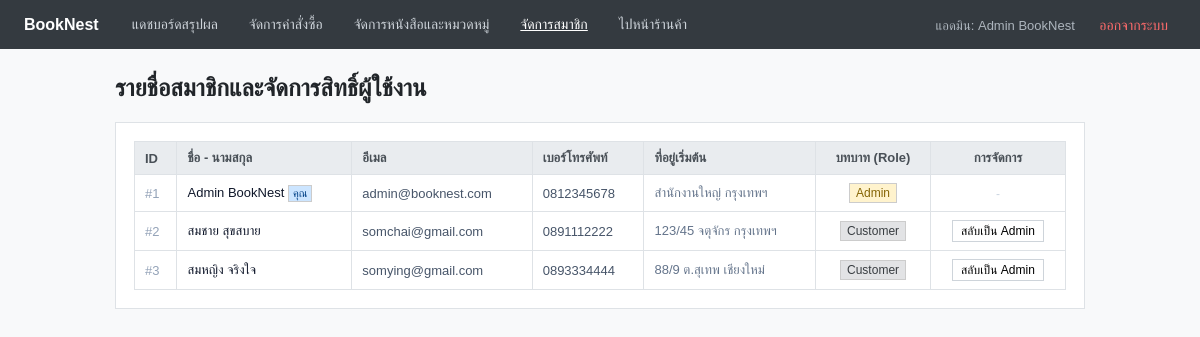
The page /admin/users.php (signed in) on the database its author committed.
### tables this page shows
CREATE TABLE IF NOT EXISTS users (
    user_id INT AUTO_INCREMENT PRIMARY KEY,
    fullname VARCHAR(100) NOT NULL,
    email VARCHAR(100) NOT NULL UNIQUE,
    password VARCHAR(255) NOT NULL,
    phone VARCHAR(20),
    address TEXT,
    role ENUM('customer', 'admin') DEFAULT 'customer',
    created_at TIMESTAMP DEFAULT CURRENT_TIMESTAMP
);

### admin/users.php (the view, shortened to what this page needs)
<?php
require_once __DIR__ . '/../db.php';
$users_res = mysqli_query($conn, "SELECT * FROM users ORDER BY user_id ASC");
?>
<!DOCTYPE html>
<html lang="th">
<head>
    <link rel="stylesheet" href="/assets/css/admin.css">
</head>
<body>
<header class="admin-nav">
    <div class="admin-nav-left">
        <span class="brand-title">BookNest </span>
        <a href="/admin/dashboard.php">แดชบอร์ดสรุปผล</a>
        <a href="/admin/orders.php">จัดการคำสั่งซื้อ</a>
        <a href="/admin/books.php">จัดการหนังสือและหมวดหมู่</a>
        <a href="/admin/users.php" class="active">จัดการสมาชิก</a>
        <a href="/index.php" target="_blank">ไปหน้าร้านค้า</a>
    </div>
    <div>
        <span class="admin-nav-user">แอดมิน: <?= htmlspecialchars($_SESSION['fullname']); ?></span>
        <a href="/logout.php" class="admin-nav-logout">ออกจากระบบ</a>
    </div>
</header>
<main class="admin-container">
    <h2 style="margin-bottom: 20px;">รายชื่อสมาชิกและจัดการสิทธิ์ผู้ใช้งาน</h2>
    <div class="card-panel">
        <table class="admin-table">
            <thead>
                <tr>
                    <th>ID</th>
                    <th>ชื่อ - นามสกุล</th>
                    <th>อีเมล</th>
                    <th>เบอร์โทรศัพท์</th>
                    <th>ที่อยู่เริ่มต้น</th>
                    <th style="text-align: center;">บทบาท (Role)</th>
                    <th style="text-align: center;">การจัดการ</th>
                </tr>
            </thead>
            <tbody>
                <?php while ($u = mysqli_fetch_assoc($users_res)): ?>
                    <tr>
                        <td style="color: #94a3b8;">#<?= $u['user_id']; ?></td>
                        <td style="font-weight: 500; color: #0f172a;">
                            <?= htmlspecialchars($u['fullname']); ?>
                            <?php if ($u['user_id'] == $_SESSION['user_id']): ?>
                                <span class="badge badge-self">คุณ</span>
                            <?php endif; ?>
                        </td>
                        <td style="color: #475569;"><?= htmlspecialchars($u['email']); ?></td>
                        <td style="color: #475569;"><?= htmlspecialchars($u['phone']); ?></td>
                        <td style="color: #64748b; max-width: 250px;"><?= htmlspecialchars($u['address'] ?? '-'); ?></td>
                        <td style="text-align: center;">
                            <?php if ($u['role'] === 'admin'): ?>
                                <span class="badge badge-admin">Admin</span>
                            <?php else: ?>
                                <span class="badge badge-customer">Customer</span>
                            <?php endif; ?>
                        </td>
                        <td style="text-align: center;">
                            <?php if ($u['user_id'] != $_SESSION['user_id']): ?>
                                <form method="POST" style="display: inline-block;">
                                    <button type="submit" class="btn-table-toggle">
                                        สลับเป็น <?= ($u['role'] === 'admin') ? 'Customer' : 'Admin'; ?>
                                    </button>
                                </form>
                            <?php else: ?>
                                <span style="font-size: 12px; color: #cbd5e1;">-</span>
                            <?php endif; ?>
                        </td>
                    </tr>
                <?php endwhile; ?>
            </tbody>
        </table>
    </div>
</main>
</body>
</html>

### assets/css/admin.css (style rules this page uses)
* { box-sizing: border-box; margin: 0; padding: 0; font-family: Arial, Tahoma, sans-serif; }
body { background-color: #f8f9fa; color: #212529; min-height: 100vh; }
.admin-nav { background-color: #343a40; padding: 12px 24px; display: flex; justify-content: space-between; align-items: center; }
.admin-nav-left { display: flex; align-items: center; gap: 15px; }
.admin-nav .brand-title { font-size: 16px; font-weight: bold; color: #ffffff; margin-right: 10px; }
.admin-nav a { color: #ced4da; text-decoration: none; font-size: 14px; padding: 4px 8px; }
.admin-nav a:hover, .admin-nav a.active { color: #ffffff; text-decoration: underline; }
.admin-nav-user { color: #adb5bd; font-size: 13px; margin-right: 12px; }
.admin-nav-logout { color: #ff6b6b !important; }
.admin-container { max-width: 1000px; margin: 25px auto; padding: 0 15px; }
.card-panel { background: #ffffff; border: 1px solid #dee2e6; padding: 18px; margin-bottom: 20px; }
.admin-table { width: 100%; border-collapse: collapse; font-size: 13px; background: #ffffff; }
.admin-table th { background-color: #e9ecef; border: 1px solid #dee2e6; text-align: left; padding: 8px 10px; color: #495057; }
.admin-table td { border: 1px solid #dee2e6; padding: 8px 10px; vertical-align: middle; }
.btn-table-toggle { padding: 3px 8px; font-size: 12px; cursor: pointer; border: 1px solid #ced4da; background: #ffffff; }
.badge { padding: 2px 6px; font-size: 12px; font-weight: normal; border: 1px solid #ccc; display: inline-block; }
.badge-customer { background: #e2e3e5; color: #383d41; }
.badge-admin { background: #fff3cd; color: #856404; }
.badge-self { font-size: 11px; background: #cce5ff; color: #004085; padding: 1px 4px; }

### rows shown on the page
users: user_id "1", fullname "Admin BookNest", shows "คุณ", email "admin@booknest.com", phone "0812345678", address "สำนักงานใหญ่ กรุงเทพฯ", role "Admin"
users: user_id "2", fullname "สมชาย สุขสบาย", email "somchai@gmail.com", phone "0891112222", address "123/45 จตุจักร กรุงเทพฯ", role "Customer"
users: user_id "3", fullname "สมหญิง จริงใจ", email "somying@gmail.com", phone "0893334444", address "88/9 ต.สุเทพ เชียงใหม่", role "Customer"

### other values the page prints
$_SESSION['fullname'] "Admin BookNest"
